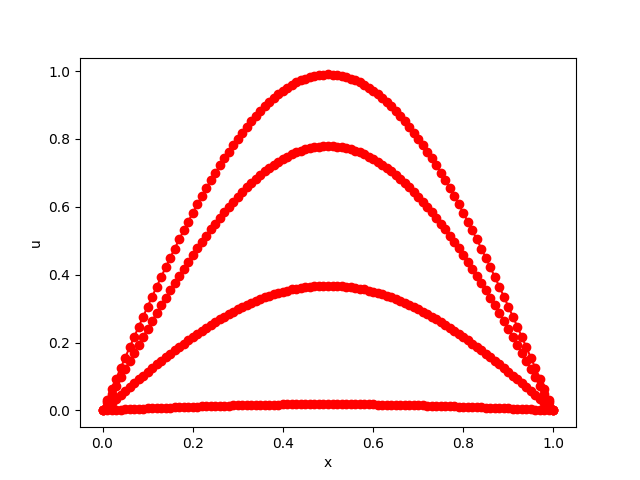

The Python source for this figure:
import math
import matplotlib.pylab as plt
PI = 3.14159265358979323846
numPoints = 10
alpha = 1.0
t = [0.1,0.5,1.0,2.0]
x = []
y = []
for n in t:
    for i in range(0,numPoints+1):
        x.append(float(i)/float(numPoints))
        y.append(math.sin(PI*x[i]) * math.exp(-alpha*n*n))
    plt.plot(x,y,color='red',marker="o")
    x = []
    y = []
plt.xlabel('x')
plt.ylabel('u')
plt.axis('tight')
plt.savefig("diffusion-equation.png")
plt.show()
